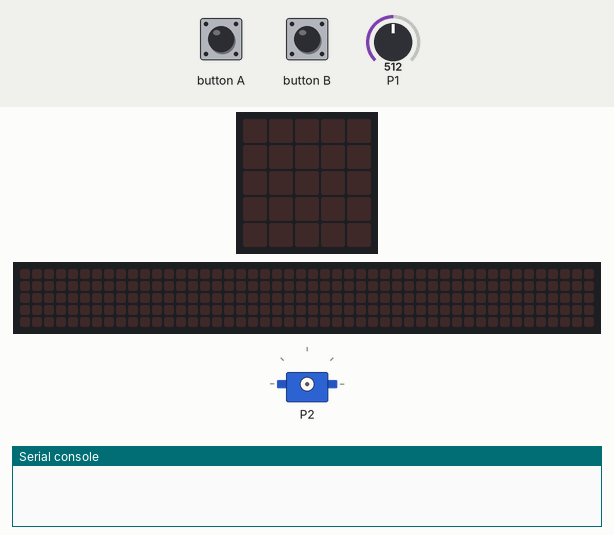
The program below on a simulated BBC micro:bit (MakeCode). On the bench: the board's 5×5 LED display, a strip that is not on the board, showing the scrolling text unrolled, servo, the last lines printed to the serial console. The inputs (shaded band) are chosen by the test bench; at power-on: P1 = 512 (analog values on the 0–1023 scale). The 48×5 strip is a reading aid, not a part: it shows the text the display is scrolling, unrolled, one strip-width of it at a time.

Above: at 1.2 s.
1.3 s: button A pressed for 0.15 s
At 6.5 s:
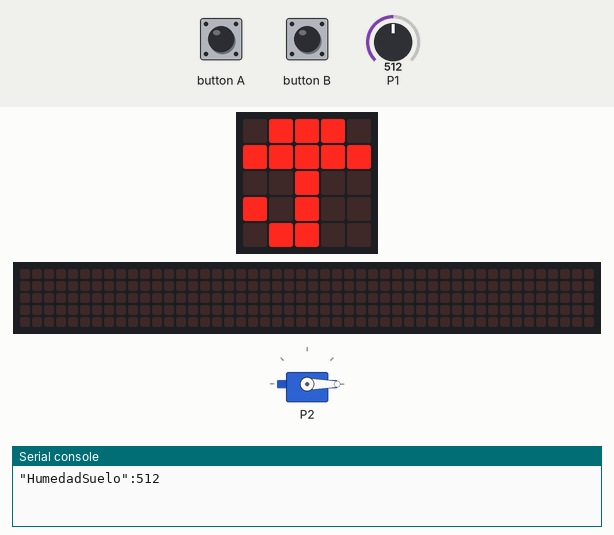
9.9 s: button B pressed for 0.15 s
At 11.5 s:
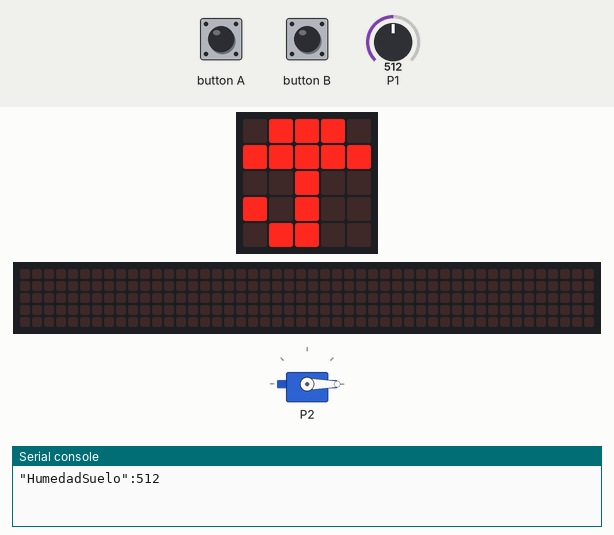
13.0 s: button A pressed for 0.15 s
At 20.22 s:
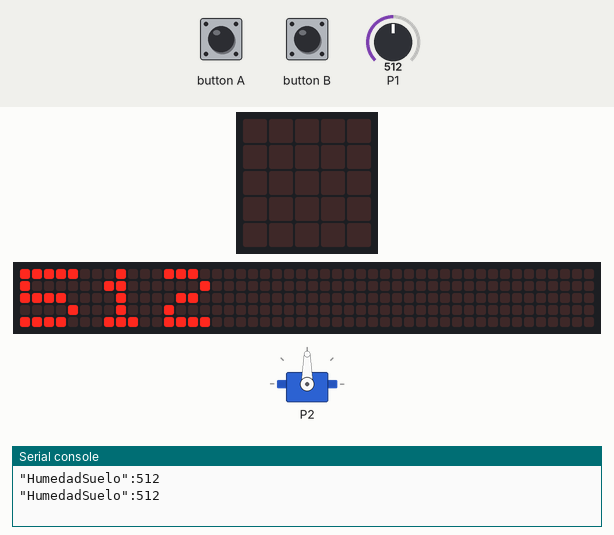
Timing chart, 0 to 25.4 s (numbered marks = the images above; inputs shaded):
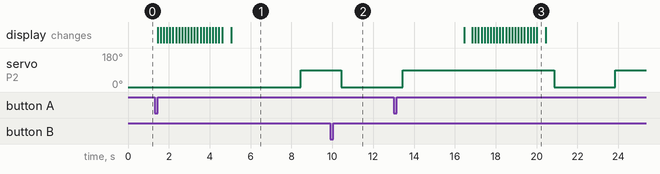

The program:

main.ts
```typescript
function EncenderRiego () {
    basic.showLeds(`
        . # # # .
        # # # # #
        . . # . .
        # . # . .
        . # # . .
        `)
    pins.servoWritePin(AnalogPin.P2, 0)
    basic.pause(3000)
    pins.servoWritePin(AnalogPin.P2, 90)
    basic.pause(3000)
    pins.analogWritePin(AnalogPin.P0, 0)
    basic.pause(5000)
}
function MedidaSensor () {
    Humedad = pins.analogReadPin(AnalogPin.P1)
    serial.writeValue("\"HumedadSuelo\"", Humedad)
}
input.onButtonPressed(Button.A, function () {
    MedidaSensor()
    basic.showNumber(Humedad)
    if (Humedad > 500) {
        EncenderRiego()
    } else {
        basic.showLeds(`
            . . . . #
            . . . # .
            # . # . .
            . # . . .
            . . . . .
            `)
    }
    basic.showLeds(`
        . . . . #
        . . . # .
        # . # . .
        . # . . .
        . . . . .
        `)
})
input.onButtonPressed(Button.B, function () {
    basic.showLeds(`
        . # # # .
        # # # # #
        . . # . .
        # . # . .
        . # # . .
        `)
    pins.servoWritePin(AnalogPin.P2, 0)
    basic.pause(3000)
    pins.servoWritePin(AnalogPin.P2, 90)
    basic.pause(3000)
    pins.analogWritePin(AnalogPin.P2, 0)
    basic.pause(3000)
})
let Humedad = 0
Humedad = 500
```

test.ts
```typescript
// aquí va el archivo "tests"; esto no se compilará cuando este paquete se utilice como una extensión.
```

Measured:
- after the input at 1.3 s, servo on P2: 0° → 90° after 7.2 s; the display: first changes after 0.15 s (image 1 shows a later state)
- after the input at 9.9 s, servo on P2: 90° → 0° after 0.55 s
- after the input at 13.0 s, the display: first differs from a run without the input after 3.9 s (image 3 shows a later state)
- what the display in image 3 shows lasts 0.5 s, from 20.0 s to 20.5 s
